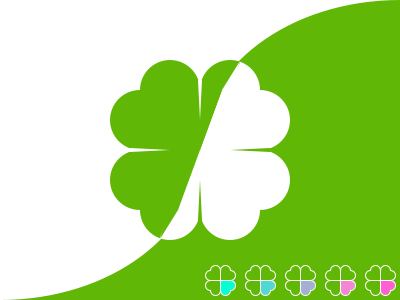
Frame 1 (no input)
Frame 60 (the mouse pressed at the canvas centre just before this capture): identical to frame 1, image omitted
Frame 120 (the mouse held since frame 60 and released just before this capture): identical to frame 1, image omitted

The Processing sketch that drew this single still picture (run headless with seeded random() and noise(); from frame 60 on, the mouse is pressed at the canvas centre):

// Processing sketch: processing_56556
// ── processing_56556.pde

/* 
                      Chunzhong Li
                Four Leaves Clover Flag
   Love makes our country stronge and powerful!
 
 */
 
void setup()
{
  size(400, 300);
  smooth();
}

void draw()
{
  background(255);
  noStroke();
  fill(96, 183, 6);
  ellipse(400, 150, 400, 300);
  rect(0, 150, 400, 150);
  fill(255);
  ellipse(0, 150, 400, 300);// background

  arc(260, 120, 60, 60, PI/-2.0, PI/2.0);//white part clover
  arc(260, 180, 60, 60, PI/-2.0, PI/2.0);
  arc(170, 210, 60, 60, 0, PI);
  arc(230, 210, 60, 60, 0, PI);
  quad(222, 90, 260, 90, 260, 210, 178, 210);
  
  fill(96, 183, 6);// green part clover
  arc(170, 90, 60, 60, PI, TWO_PI);
  arc(230, 90, 60, 60, PI, TWO_PI);
  arc(140, 120, 60, 60, PI/2.0, PI*3.0/2.0);
  arc(140, 180, 60, 60, PI/2.0, PI*3.0/2.0);
  quad(140, 90, 222, 90, 178, 210, 140, 210);
  arc(170, 210, 60, 60, PI*0.61, PI);
  triangle(168,210,178,210,160,239);
  triangle(230,150,270,148,270, 152);
  triangle(200,180,198, 220,202,220);
  
  fill(255);
  arc(230, 90, 60, 60, PI*1.61, TWO_PI);
  triangle(222,90,232,90,240,61);
  triangle(198, 80, 202, 80, 200, 120);// little white gap
  triangle(130, 148, 130, 152, 170, 150);
 
  stroke(255);// non-colored part of clovers
  noFill();
  for ( int a = 0; a < 170; a += 40)
  {
    arc(215+a, 270, 10, 10, PI, TWO_PI);
    arc(225+a, 270, 10, 10, PI, TWO_PI);
    arc(230+a, 275, 10, 10, PI/-2.0, PI/2.0);

    arc(210+a, 275, 10, 10, PI/2.0, 3.0/2.0*PI);
    arc(210+a, 285, 10, 10, PI/2.0, 3.0/2.0*PI);  
    arc(215+a, 290, 10, 10, 0, PI);

    line(210+a, 280, 230+a, 280);
    line(220+a, 270, 220+a, 290);
  }

  for ( int b = 0; b < 170; b += 40)  //small colored part clovers
  {
    fill(3+2*b, 255-b, 211);
    rect(220+b, 280, 10, 10);
    arc(230+b, 285, 10, 10, PI/-2.0, PI/2.0);
    arc(225+b, 290, 10, 10, 0, PI);
  }
}
